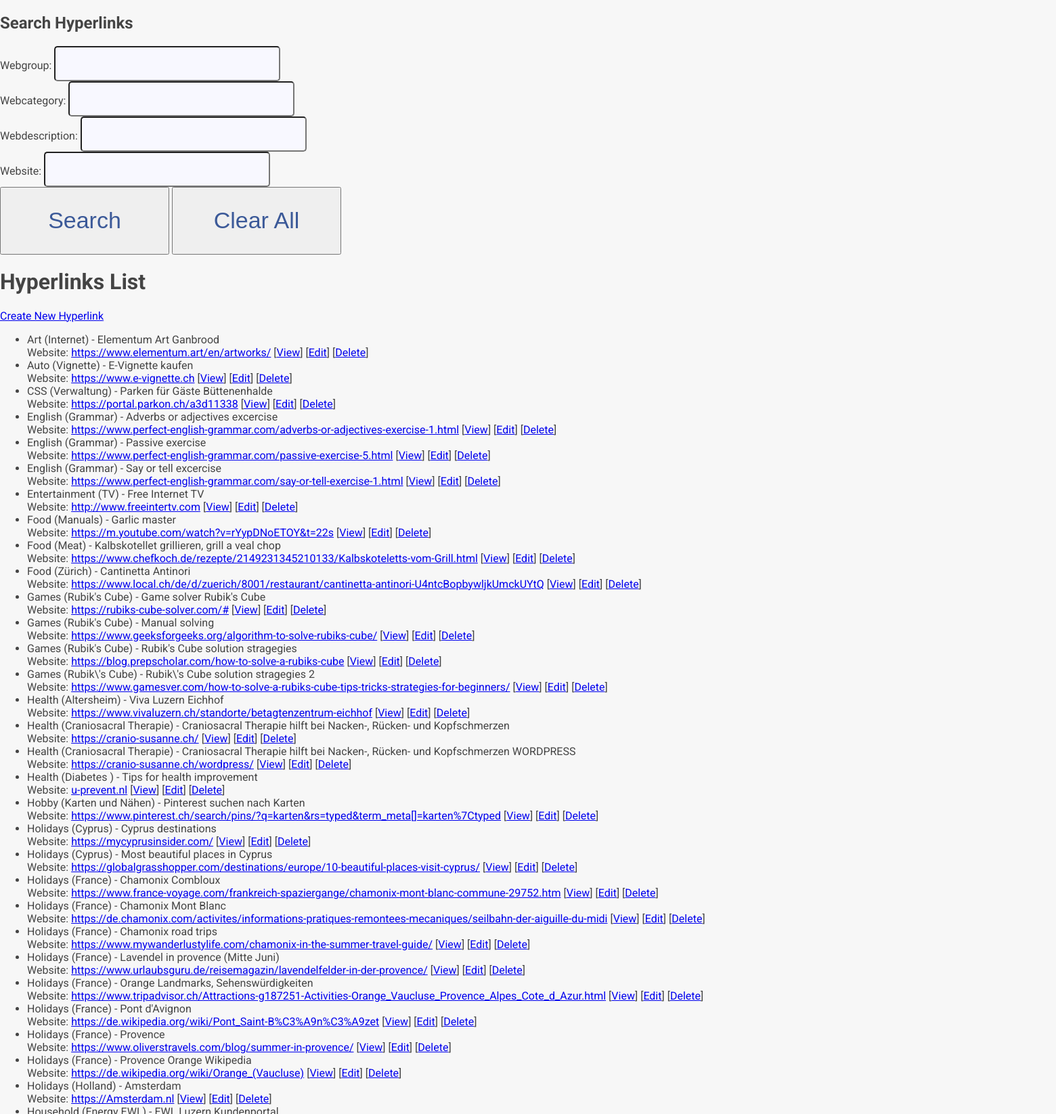
The page /hyperlinks_crud.php (upper part) on the database its author committed.
### tables this page shows
CREATE TABLE hyperlinks (
  ID              bigint,
  webgroup        text,
  webcategory     text,
  webdescription  text,
  website         text,
  /* Keys */
  PRIMARY KEY (ID)
);

### hyperlinks_crud.php (the view, shortened to what this page needs)
<!DOCTYPE html>
<html>
<head>
    <?php include 'head.php'; ?>
</head>
<body>
<?php
$dbFile = 'LightroomCatalog2023-02-v13-3 Excire.sqlite';
try {
    $pdo = new PDO("sqlite:$dbFile");
    $pdo->setAttribute(PDO::ATTR_ERRMODE, PDO::ERRMODE_EXCEPTION);
} catch (Exception $e) {
    die("Error connecting to SQLite database: " . $e->getMessage());
}
$action = $_GET['action'] ?? null;
switch ($action) {
    default:
    echo "<h2>Search Hyperlinks</h2>";
        echo "<form method='get'>
        <label>Webgroup: <input type='text' class='input' name='webgroup' value='" . htmlspecialchars($_GET['webgroup'] ?? '') . "'></label><br>
        <label>Webcategory: <input type='text' class='input' name='webcategory' value='" . htmlspecialchars($_GET['webcategory'] ?? '') . "'></label><br>
        <label>Webdescription: <input type='text' class='input' name='webdescription' value='" . htmlspecialchars($_GET['webdescription'] ?? '') . "'></label><br>
        <label>Website: <input type='text' class='input' name='website' value='" . htmlspecialchars($_GET['website'] ?? '') . "'></label><br>
        <input type='submit' value='Search' class='ask'>
        <a href='?" . htmlspecialchars(http_build_query([])) . "'>
            <button type='button' class='ask'>Clear All</button>
        </a>
      </form>";
        $searchCriteria = [];
        $links = readAllHyperlinks($pdo, $searchCriteria);
        displayHyperlinkList($links);
}
function readAllHyperlinks(PDO $database, array $searchCriteria = []): array
{
    $query = "SELECT * FROM hyperlinks";
    $parameters = [];
    $query .= " ORDER BY webgroup, webcategory, webdescription, website";
    $statement = $database->prepare($query);
    $statement->execute($parameters);
    return $statement->fetchAll(PDO::FETCH_ASSOC);
}
function displayHyperlinkList($links)
{
    echo "<h1>Hyperlinks List</h1>";
    echo "<a href='?action=create'>Create New Hyperlink</a>";
    echo "<ul>";
    foreach ($links as $link) {
        echo "<li>" . htmlspecialchars($link['webgroup']) . " (" . htmlspecialchars($link['webcategory']) . ") - " . htmlspecialchars($link['webdescription']) . "<br>";
        echo "Website: <a href='" . htmlspecialchars($link['website']) . "'>" . htmlspecialchars($link['website']) . "</a>";
        echo " [<a href='?action=read&id=" . $link['ID'] . "'>View</a>]";
        echo " [<a href='?action=update&id=" . $link['ID'] . "'>Edit</a>]";
        echo " [<a href='?action=delete&id=" . $link['ID'] . "'>Delete</a>]";
        echo "</li>";
    }
    echo "</ul>";
}
?>
</body>
</html>

### head.php (shortened to what this page needs)
<head>
</head>

### head.php (style rules this page uses)
body { font-family: 'Roboto', sans-serif; background-color: #f7f7f7; color: #444444; margin: 0; padding: 0; }
.input { font-size: 24px; color: #4054b2; background-color: ghostwhite; text-align: start; padding: 10px; border-radius: 5px; }
.ask { height: 100px; width: 250px; font-size: 34px; color: #3b5998; }
:root { --mobile-font-size: 72px; --mobile-bg-color: lightblue; --mobile-width: 100%; --mobile-padding: 8px; --mobile-margin-top: 20px; }

### rows shown on the page
hyperlinks: webgroup "Art", webcategory "Internet", webdescription "Elementum Art Ganbrood", website "https://www.elementum.art/en/artworks/"
hyperlinks: webgroup "Auto", webcategory "Vignette", webdescription "E-Vignette kaufen", website "https://www.e-vignette.ch"
hyperlinks: webgroup "CSS", webcategory "Verwaltung", webdescription "Parken für Gäste Büttenenhalde", website "https://portal.parkon.ch/a3d11338"
hyperlinks: webgroup "English", webcategory "Grammar", webdescription "Adverbs or adjectives excercise", website "https://www.perfect-english-grammar.com/adverbs-or-adjectives-exercise-1.html"
hyperlinks: webgroup "English", webcategory "Grammar", webdescription "Passive exercise", website "https://www.perfect-english-grammar.com/passive-exercise-5.html"
hyperlinks: webgroup "English", webcategory "Grammar", webdescription "Say or tell excercise", website "https://www.perfect-english-grammar.com/say-or-tell-exercise-1.html"
hyperlinks: webgroup "Entertainment", webcategory "TV", webdescription "Free Internet TV", website "http://www.freeintertv.com"
hyperlinks: webgroup "Food", webcategory "Manuals", webdescription "Garlic master", website "https://m.youtube.com/watch?v=rYypDNoETOY&t=22s"
hyperlinks: webgroup "Food", webcategory "Meat", webdescription "Kalbskotellet grillieren, grill a veal chop", website "https://www.chefkoch.de/rezepte/2149231345210133/Kalbskoteletts-vom-Grill.html"
hyperlinks: webgroup "Food", webcategory "Zürich", webdescription "Cantinetta Antinori", website "https://www.local.ch/de/d/zuerich/8001/restaurant/cantinetta-antinori-U4ntcBopbywljkUmckUYtQ"
hyperlinks: webgroup "Games", webcategory "Rubik's Cube", webdescription "Game solver Rubik's Cube", website "https://rubiks-cube-solver.com/#"
hyperlinks: webgroup "Games", webcategory "Rubik's Cube", webdescription "Manual solving", website "https://www.geeksforgeeks.org/algorithm-to-solve-rubiks-cube/"
hyperlinks: webgroup "Games", webcategory "Rubik's Cube", webdescription "Rubik's Cube solution stragegies", website "https://blog.prepscholar.com/how-to-solve-a-rubiks-cube"
hyperlinks: webgroup "Games", webcategory "Rubik\\'s Cube", webdescription "Rubik\\'s Cube solution stragegies 2", website "https://www.gamesver.com/how-to-solve-a-rubiks-cube-tips-tricks-strategies-for-beginners/"
hyperlinks: webgroup "Health", webcategory "Altersheim", webdescription "Viva Luzern Eichhof", website "https://www.vivaluzern.ch/standorte/betagtenzentrum-eichhof"
hyperlinks: webgroup "Health", webcategory "Craniosacral Therapie", webdescription "Craniosacral Therapie hilft bei Nacken-, Rücken- und Kopfschmerzen", website "https://cranio-susanne.ch/"
hyperlinks: webgroup "Health", webcategory "Craniosacral Therapie", webdescription "Craniosacral Therapie hilft bei Nacken-, Rücken- und Kopfschmerzen WORDPRESS", website "https://cranio-susanne.ch/wordpress/"
hyperlinks: webgroup "Health", webcategory "Diabetes", webdescription "Tips for health improvement", website "u-prevent.nl"
hyperlinks: webgroup "Hobby", webcategory "Karten und Nähen", webdescription "Pinterest suchen nach Karten", website "https://www.pinterest.ch/search/pins/?q=karten&rs=typed&term_meta[]=karten%7Ctyped"
hyperlinks: webgroup "Holidays", webcategory "Cyprus", webdescription "Cyprus destinations", website "https://mycyprusinsider.com/"
hyperlinks: webgroup "Holidays", webcategory "Cyprus", webdescription "Most beautiful places in Cyprus", website "https://globalgrasshopper.com/destinations/europe/10-beautiful-places-visit-cyprus/"
hyperlinks: webgroup "Holidays", webcategory "France", webdescription "Chamonix Combloux", website "https://www.france-voyage.com/frankreich-spaziergange/chamonix-mont-blanc-commune-29752.htm"
hyperlinks: webgroup "Holidays", webcategory "France", webdescription "Chamonix Mont Blanc", website "https://de.chamonix.com/activites/informations-pratiques-remontees-mecaniques/seilbahn-der-aiguille-du-midi"
hyperlinks: webgroup "Holidays", webcategory "France", webdescription "Chamonix road trips", website "https://www.mywanderlustylife.com/chamonix-in-the-summer-travel-guide/"
hyperlinks: webgroup "Holidays", webcategory "France", webdescription "Lavendel in provence (Mitte Juni)", website "https://www.urlaubsguru.de/reisemagazin/lavendelfelder-in-der-provence/"
hyperlinks: webgroup "Holidays", webcategory "France", webdescription "Orange Landmarks, Sehenswürdigkeiten", website "https://www.tripadvisor.ch/Attractions-g187251-Activities-Orange_Vaucluse_Provence_Alpes_Cote_d_Azur.html"
hyperlinks: webgroup "Holidays", webcategory "France", webdescription "Pont d'Avignon", website "https://de.wikipedia.org/wiki/Pont_Saint-B%C3%A9n%C3%A9zet"
hyperlinks: webgroup "Holidays", webcategory "France", webdescription "Provence", website "https://www.oliverstravels.com/blog/summer-in-provence/"
hyperlinks: webgroup "Holidays", webcategory "France", webdescription "Provence Orange Wikipedia", website "https://de.wikipedia.org/wiki/Orange_(Vaucluse)"
hyperlinks: webgroup "Holidays", webcategory "Holland", webdescription "Amsterdam", website "https://Amsterdam.nl"
